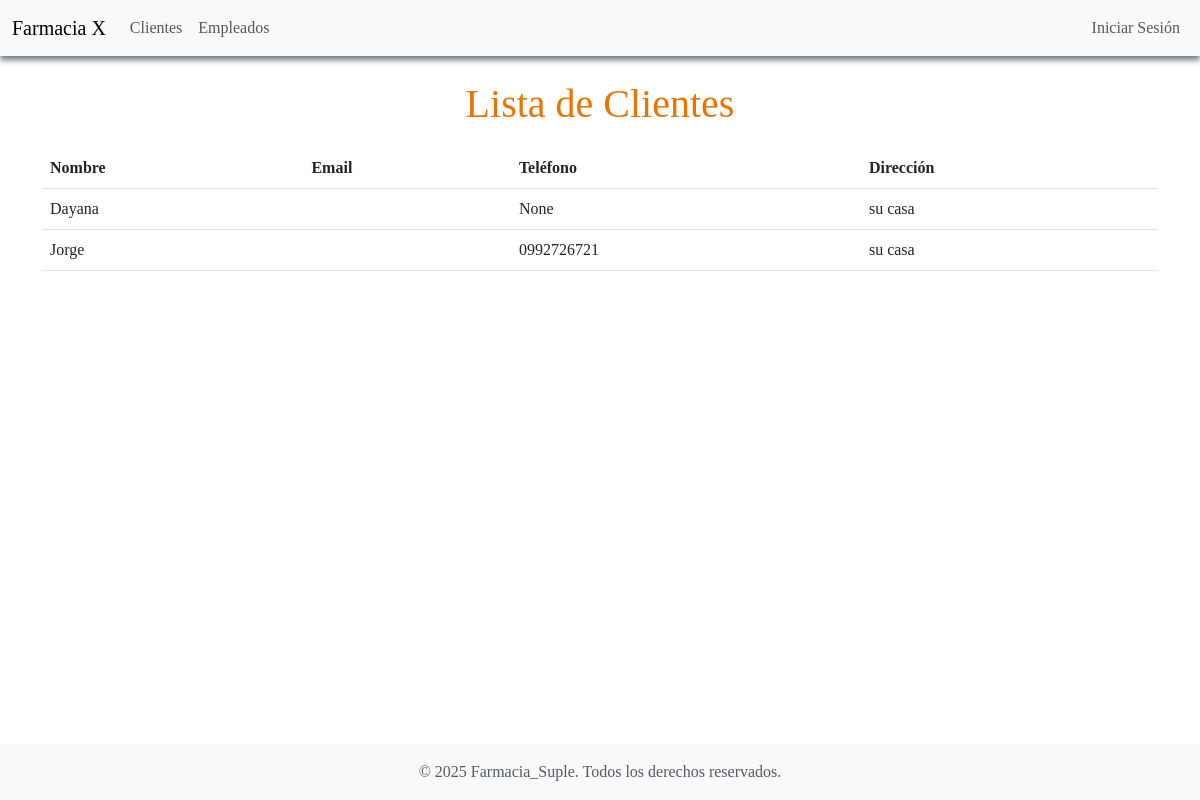
/clientes/, run on the app's committed database.
### usuarios/models.py (models this page shows, shortened)
class Cliente(models.Model):
    usuario = models.OneToOneField(
        get_user_model(),
        on_delete=models.CASCADE
    )
    direccion = models.CharField(max_length=255)

class Usuario(AbstractUser):
    cedula = models.CharField(max_length=20, unique=True, blank=True, null=True)
    telefono = models.CharField(max_length=15, blank=True, null=True)
    direccion = models.CharField(max_length=255, blank=True, null=True)
    ROLES = [
        ('ADMIN', 'Administrador'),
        ('EMPLEADO', 'Empleado'),
        ('CLIENTE', 'Cliente'),
    ]
    rol = models.CharField(max_length=10, choices=ROLES, default='CLIENTE')

### usuarios/views.py (the view)
# urls.py: path('clientes/', usuarios_views.lista_clientes, name='lista_clientes'),
def lista_clientes(request):
    clientes = Cliente.objects.select_related('usuario').all()
    return render(request, 'usuarios/lista_clientes.html', {'clientes': clientes})

### templates/usuarios/lista_clientes.html (shortened to what this page needs)
{% extends 'base.html' %}
{% block content %}
<h1>Lista de Clientes</h1>
<table class="table">
    <thead>
        <tr>
            <th>Nombre</th>
            <th>Email</th>
            <th>Teléfono</th>
            <th>Dirección</th>
        </tr>
    </thead>
    <tbody>
        {% for cliente in clientes %}
        <tr>
            <td>{{ cliente.usuario.username }}</td>
            <td>{{ cliente.usuario.email }}</td>
            <td>{{ cliente.usuario.telefono }}</td>
            <td>{{ cliente.direccion }}</td>
        </tr>
        {% endfor %}
    </tbody>
</table>
{% endblock %}

### static/css/styles.css (style rules this page uses)
body { font-family: 'Times New Roman', sans-serif; background-color: #f8f9fa; color: #000000; }
h1 { color: #ed7402; text-align: center; margin-bottom:20px; }

### data on the page
Cliente: usuario.username "Dayana", usuario.telefono "None", direccion "su casa"
Cliente: usuario.username "Jorge", usuario.telefono "0992726721", direccion "su casa"
